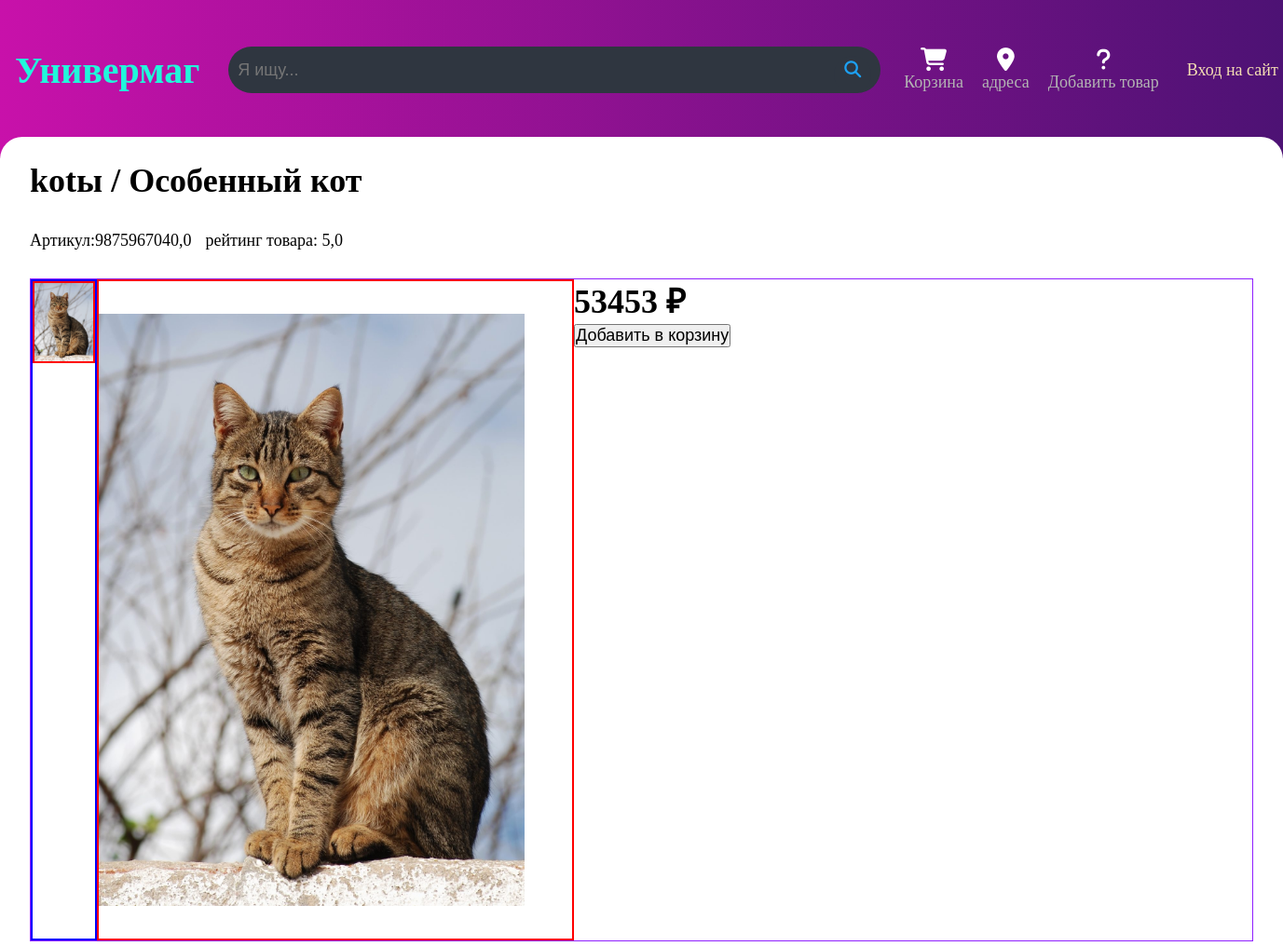
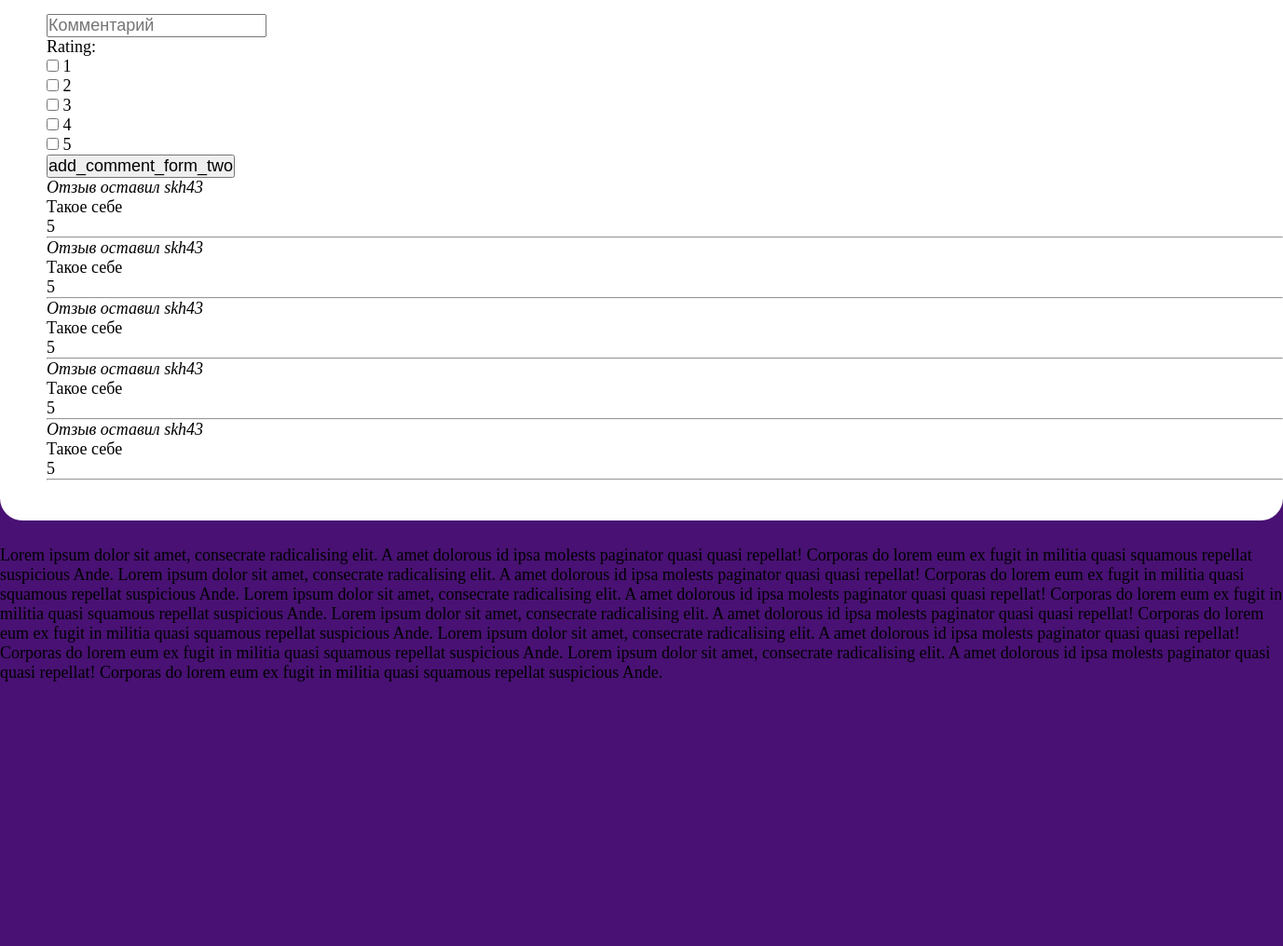
The app's page /product/987596704, older data (2 pictures, top to bottom).
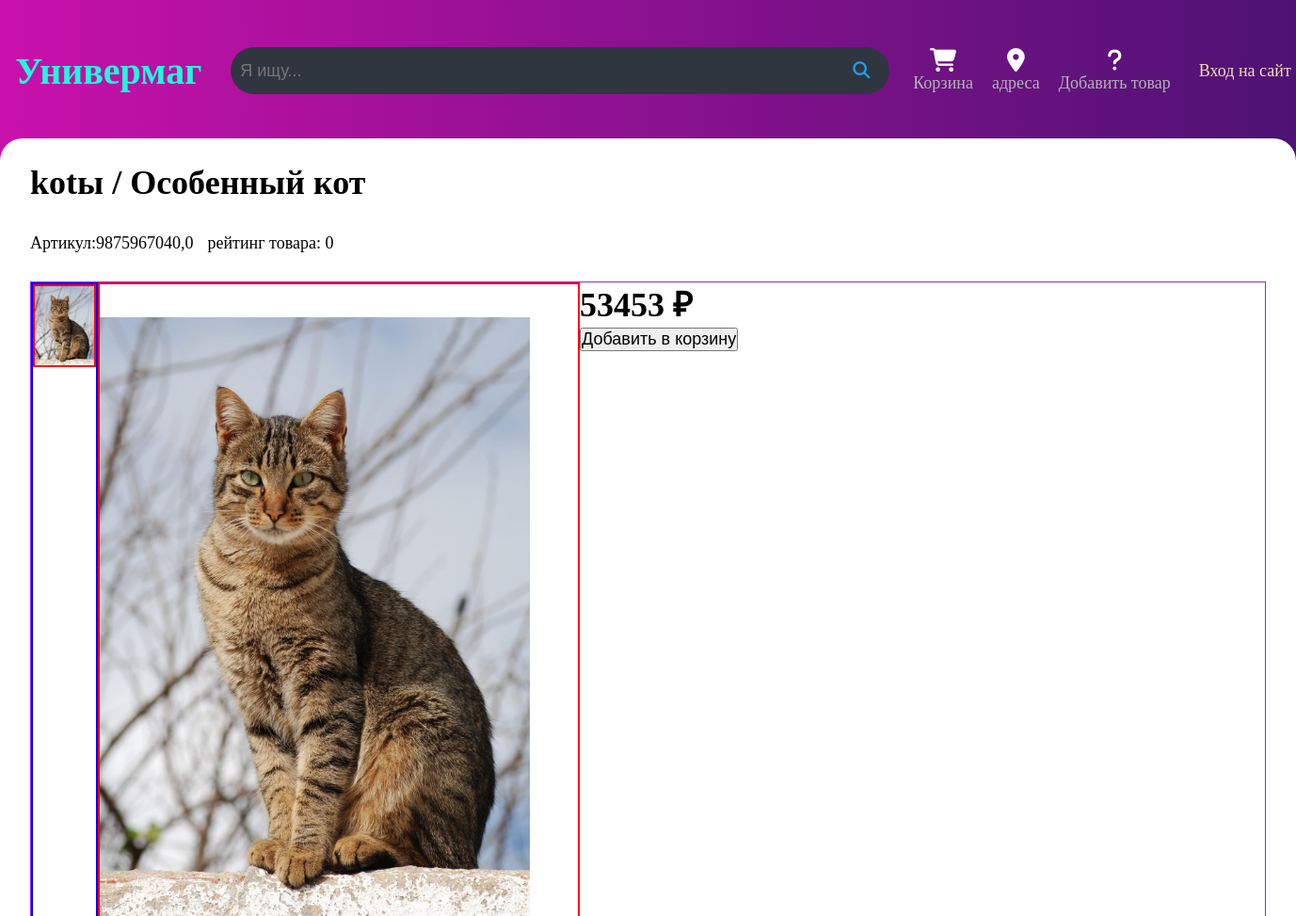
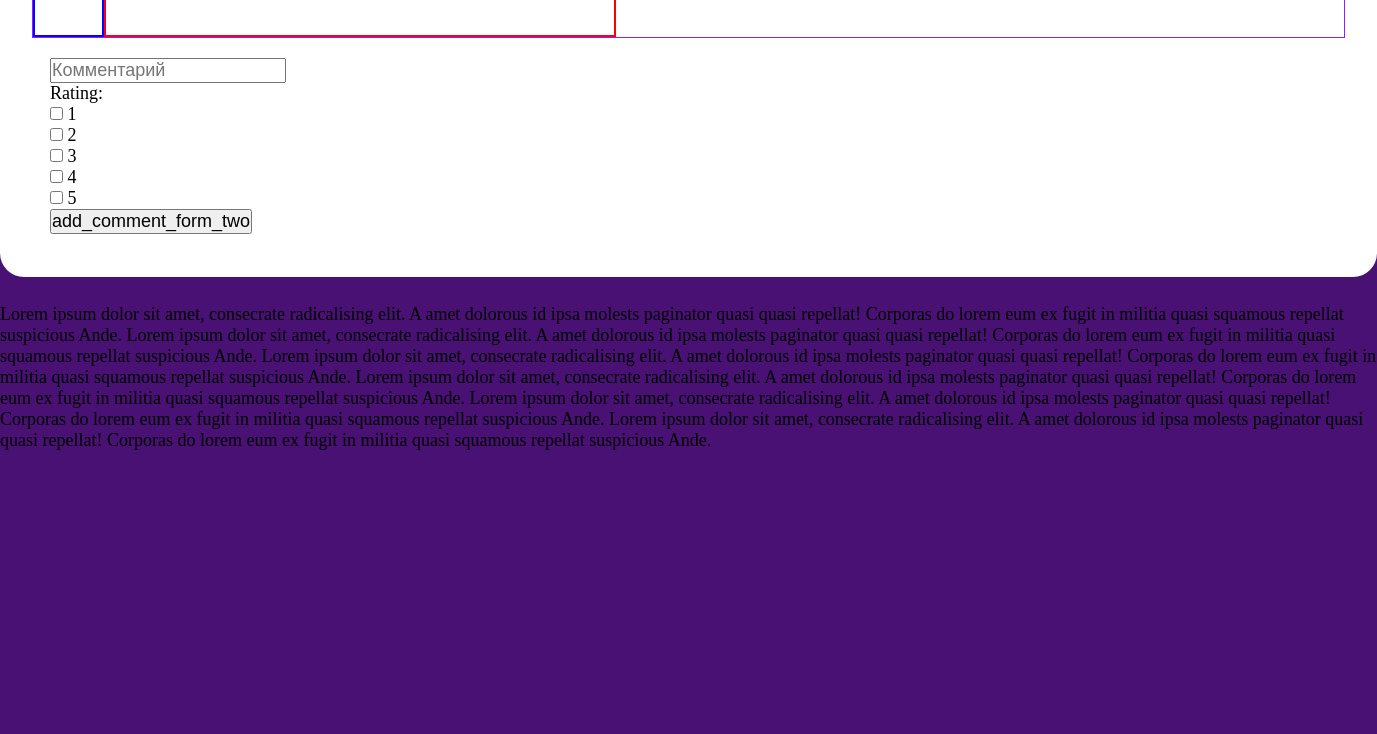
The same page, newer data (2 pictures, top to bottom).
### core/models.py (models this page shows, shortened)
class Product(models.Model):
    title = models.CharField(max_length=50)
    description = models.TextField(blank=True)
    owner = models.ForeignKey(get_user_model(), on_delete=models.CASCADE)
    slug = models.SlugField(unique=True)  # "штрих код"
    price = models.DecimalField(max_digits=12,
                                decimal_places=0)  # decimal_places знаки после запятой
    creation_date = models.DateTimeField(auto_now_add=True)  # auto now сдесь время создания записи в базе данных
    last_update_time = models.DateTimeField(auto_now=True)  # auto now сдесь время последнего обновления
    image1 = models.ImageField(blank=True)
    mark = models.CharField(max_length=50, blank=True)
    available = models.BooleanField(default=True)  # доступность товара в магазине True or False
    sub_category = models.ManyToManyField(SubCategory)
    rating = models.DecimalField(max_digits=2, decimal_places=1,default=0)

class Review(models.Model):
    review = models.TextField(max_length=500)
    author = models.ForeignKey(User, on_delete=models.CASCADE)
    product_connected = models.ForeignKey(Product, on_delete=models.CASCADE, related_name="reviews")
    creation_date = models.DateTimeField(auto_now_add=True)
    last_update_time = models.DateTimeField(auto_now=True)
    rating = models.IntegerField(default=0, validators=[MinValueValidator(1), MaxValueValidator(5)])

### core/views.py (the view, shortened to what this page needs)
# urls.py: path("<slug:slug>", ProductDetailView.as_view(), name="product_detail")
class ProductDetailView(DetailView):
    model = Product
    template_name = "core/product.html"
    context_object_name = "product"
    temporary_data = None
    @staticmethod
    def step_round(num, step=0.5):
        return round(num / step) * step
    def get_context_data(self, **kwargs):
        data = super().get_context_data(**kwargs)
        data["pictures_list"] = Photo.objects.filter(product_connected=self.get_object())
        data["comments"] = Review.objects.filter(product_connected=self.get_object())
        if self.request.user.is_authenticated:
            data['comment_form'] = CommentForm(instance=self.request.user)
        else:
            data['comment_form'] = CommentForm()
        if Review.objects.filter(product_connected=self.get_object()).exists():  #попробовать избавиться от постоянной проверки в базе данных
            average_rt = Review.objects.filter(product_connected=self.get_object()).aggregate(Avg('rating'))
            avr_intermediate = str(average_rt.get("rating__avg")).replace(",", ".")
            data["average_rating"] = self.step_round(float(avr_intermediate))
        else:
            data["average_rating"] = 0
        return data

### core/forms.py
class CommentForm(forms.ModelForm):
    review = forms.CharField(
        required=True,
        widget=forms.TextInput(
            attrs={"class": "comment_form", "placeholder": "Комментарий"}), label=""
    )
    OPTIONS = (
        (1, 1),
        (2, 2),
        (3, 3),
        (4, 4),
        (5, 5),
    )
    rating = forms.MultipleChoiceField(widget=forms.CheckboxSelectMultiple,
                                       choices=OPTIONS)
    class Meta:
        model = Review
        fields = ["review", "rating"]

### templates/core/product.html (shortened to what this page needs)
{% extends "core/base.html" %}
{% load static %}
{% block content %}
    <link rel="stylesheet" type="text/css" href="{% static 'css/product.css' %}">
    <div class="main_list">
        <div class="product_detail-main_container">
            <div class="title_block">
                <h1><span class="title_block-product_title">{% if product.mark %}{{ product.mark }}
                    / {% endif %}{{ product.title }}</span></h1>
                <div class="title_block-article_number__rating">
                    <span>Артикул:{{ product.slug }}</span>
                    <span>{{ product.rating }}</span>
                    <span class="rating_label"> рейтинг товара: {{ average_rating }}</span>
                </div>
            </div>
            <div class="product_detail-main_part">
                <div class="gallery_container">
                    <div class="gallery_swiper">
                        <div class="gallery_photo">
                            {% if product.image1 %}
                                <img src="{{ product.image1.url }}" alt="">
                            {% else %}
                                <img src="{% static 'css/img_load_error.png' %}" alt="Ошибка загрузки">
                            {% endif %}
                        </div>
                    </div>
                    <div class="gallery_show">
                        {% if product.image1 %}
                            <img class="gallery_show-img" src="{{ product.image1.url }}"
                                 alt="Фотография не доступна, обратитесь в техническую поддержку сайта">
                        {% endif %}
                    </div>
                </div>
                <div class="product_card">
                    <div class="product_price">
                        <p>{{ product.price }} &#x20bd;</p>
                        <button id="add_to_basket_button"
                                name="product_detail_form"
                                value="add_to_basket_form_one">
                            Добавить в корзину
                        </button>
                    </div>
                </div>
            </div>
        </div>
        <div class="Temporary________block">
            <form action="" method="post">
                {{ comment_form.as_p }}
                <input type="submit" name="product_detail_form" value="add_comment_form_two">
            </form>
            {% for comment in comments reversed %}
                <div class="review">
                    <p class="reviews-review-name"><em>Отзыв оставил {{ comment.author }}</em></p>
                    <p>{{ comment.review }}</p>
                    <p>{{ comment.rating }}</p>
                    <hr>
                </div>
            {% endfor %}
        </div>
    </div>
{% endblock %}

### templates/core/base.html (shortened to what this page needs)
{% load static %}
<!DOCTYPE html>
<html lang="en">
<head>
    <link rel="stylesheet" type="text/css" href="{% static 'css/base.css' %}">
</head>
<body>
<div class="header-container">
    <div class="header-container-middle_block">
        <div id="header" class="header">
            <div class="header-label">
                <a id="univer_mag_url" href="{% url 'home' %}"><h1 id="header_title"> Универмаг</h1></a>
            </div>
            <div class="search-block">
                <input type="search" maxlength="300" placeholder="Я ищу..." class="header-search_panel">
                <a class="search-btn" href=""><i class="fa-solid fa-magnifying-glass"></i></a>
            </div>
            <div class="buttons">
                <a class="buttons-icon" href="{% url 'basket' %}">
                    <span><i class="fa-solid fa-cart-shopping"></i></span>
                    <p class="buttons-icon-label">Корзина</p>
                </a>
                <a class="buttons-icon" href="">
                    <span><i class="fa-solid fa-location-dot"></i></span>
                    <p class="buttons-icon-label">адреса</p>
                </a>
                {% if user.is_superuser %}
                    <a class="buttons-icon" href="{% url 'add_product' %}">
                        <span><i class="fa-solid fa-calendar-plus"></i></span>
                        <p class="buttons-icon-label">добавить товар</p>
                    </a>
                {% else %}
                    <a class="buttons-icon" href="">
                        <span><i class="fa-solid fa-question"></i></span>
                        <p class="buttons-icon-label">Добавить товар</p>
                    </a>
                {% endif %}
            </div>
            {% if user.is_authenticated %}
                <div class="link_auth">
                    <p class="greeting">Добро пожаловать</p>
                    <p><a id="logout-btn" href="{% url 'logout' %}">Выйти из аккаунта</a></p>
                </div>
            {% else %}
                <div class="link_auth">
                    <p><a id="logout-btn" href="{% url 'login' %}">Вход на сайт</a></p>
                </div>
            {% endif %}
        </div>
    </div>
    <div class="header-radius"></div>
</div>
{% block content %}{% endblock %}
<footer>
    <p style="padding-top:50px;">
        Lorem ipsum dolor sit amet, consecrate radicalising elit. A amet dolorous id ipsa molests paginator quasi quasi
        repellat! Corporas do lorem eum ex fugit in militia quasi squamous repellat suspicious Ande.
        Lorem ipsum dolor sit amet, consecrate radicalising elit. A amet dolorous id ipsa molests paginator quasi quasi
        repellat! Corporas do lorem eum ex fugit in militia quasi squamous repellat suspicious Ande.
        Lorem ipsum dolor sit amet, consecrate radicalising elit. A amet dolorous id ipsa molests paginator quasi quasi
        repellat! Corporas do lorem eum ex fugit in militia quasi squamous repellat suspicious Ande.
        Lorem ipsum dolor sit amet, consecrate radicalising elit. A amet dolorous id ipsa molests paginator quasi quasi
        repellat! Corporas do lorem eum ex fugit in militia quasi squamous repellat suspicious Ande.
        Lorem ipsum dolor sit amet, consecrate radicalising elit. A amet dolorous id ipsa molests paginator quasi quasi
        repellat! Corporas do lorem eum ex fugit in militia quasi squamous repellat suspicious Ande.
        Lorem ipsum dolor sit amet, consecrate radicalising elit. A amet dolorous id ipsa molests paginator quasi quasi
        repellat! Corporas do lorem eum ex fugit in militia quasi squamous repellat suspicious Ande.
    </p>
    <div class="footer-radius"></div>
</footer>
</body>
</html>

### core/static/css/base.css (style rules this page uses)
* { font-size: 18px; box-sizing: border-box; margin: 0 ; padding: 0 ; }
body { overflow-x: hidden; }
a { text-decoration: none; }
.header-container { width: 100vw; height: 170px; position: relative; color: #21F7DB; background: #C811AA; background: -webkit-linear-gradient(left, #C811AA, #4D1274); background: -moz-linear-gradient(left, #C811AA, #4D1274); background: linear-gradient(to right, #C811AA, #4D1274); }
.header-container-middle_block { max-width:1500px; width:max-content; height:50px; transform:translatey(100%); margin-right: auto; margin-left: auto; }
.header { align-items: center; display: flex; flex-direction: row; justify-content: center; width: 100%; height: 100%; }
.header-radius { content: ''; display: block; width: 100%; height: 24px; border-radius: 35px 35px 0 0; background: #fff; position: absolute; bottom: -1px; left: 0; }
.search-block { margin-left: 20px; background: #2f3640; height: 100%; border-radius: 40px; padding: 10px; width: 700px; transition: 0.4s; }
.header-search_panel { border:none; background: none; width: 92%; height: 100%; outline: none; float: left; padding: 0 ; color: white; transition: 0.4s; line-height: 40px; }
.search-btn { color: #1da1f3; float: right; width: 40px; height: 40px; border-radius: 50%; background: #2f3640; display: flex; justify-content: center; align-items: center; text-decoration:none; padding-bottom: 10px; transition: 0.4s; }
.buttons { background-color: transparent; text-align: left; white-space: nowrap; margin-left: 15px; display: flex; flex-direction: row; flex-wrap: nowrap; align-items: flex-end; }
.buttons-icon { margin-left: 10px; margin-right: 10px; text-decoration: none; outline: none; text-align: center; color: #b3b3b3; transition: 0.4s }
.buttons-icon > span > i { font-size: 25px; color: white; }
.header-label { position: relative; text-align: center; height: fit-content; width: 220px; }
#header_title { font-size: 40px;color: #21F7DB; }
.link_auth { text-align: center; margin-left: 20px; }
#logout-btn { color: wheat; }
footer { position: relative; width: 100vw; height: 60vh; background-color:#481173;; margin-top: 20px; }
.footer-radius { content: ""; display: block; background: #fff; border-radius: 0 0 35px 35px; width: 100%; height: 24px; position: absolute; top: -1px; left: 0; }

### core/static/css/product.css (style rules this page uses)
.product_detail-main_container { max-width: 1504px; padding: 0 32px; margin: 0 auto; display: flex; flex-wrap: wrap; }
.title_block-product_title { font-size: 36px; line-height: 48px; }
.title_block-article_number__rating { display: flex; margin-top: 30px; margin-bottom: 30px; }
.rating_label { margin-left: 15px; }
.title_block { width: 100%; min-height: 129px; }
.product_detail-main_part { display: flex; width: 100%; border-style: solid; border-color: rgba(128, 0, 255, 0.88); border-width:1px; }
.gallery_container { width:630px; height: 710px; display: flex; }
.gallery_swiper { display: block; width:80px; height:100%; border-style: solid; border-color: blue; border-width:2px; }
.gallery_photo > img { width:100%; border-style: solid; border-color: red; border-width:2px; }
.gallery_photo { margin-bottom: 16px; }
.gallery_show { width:100%; height:100%; content: ""; flex-grow:1; display: flex; align-items: center; border-style: solid; border-color: red; border-width:2px; }
.gallery_show-img { width:90%; height:90%; }
.product_card { width:60%; height:100%; }
.product_price > p { font-size: 36px; line-height: 48px; font-weight:700; }
.Temporary________block { margin-left: 50px; margin-top:20px; }

Row changes from the older to the newer data that the page shows:
removed Review: author "skh43", review "Такое себе", rating "5"
removed Review: author "skh43", review "Такое себе", rating "5"
removed Review: author "skh43", review "Такое себе", rating "5"
removed Review: author "skh43", review "Такое себе", rating "5"
removed Review: author "skh43", review "Такое себе", rating "5"
Text that changed along with them:
{{ average_rating }}: "5,0" → "0"
